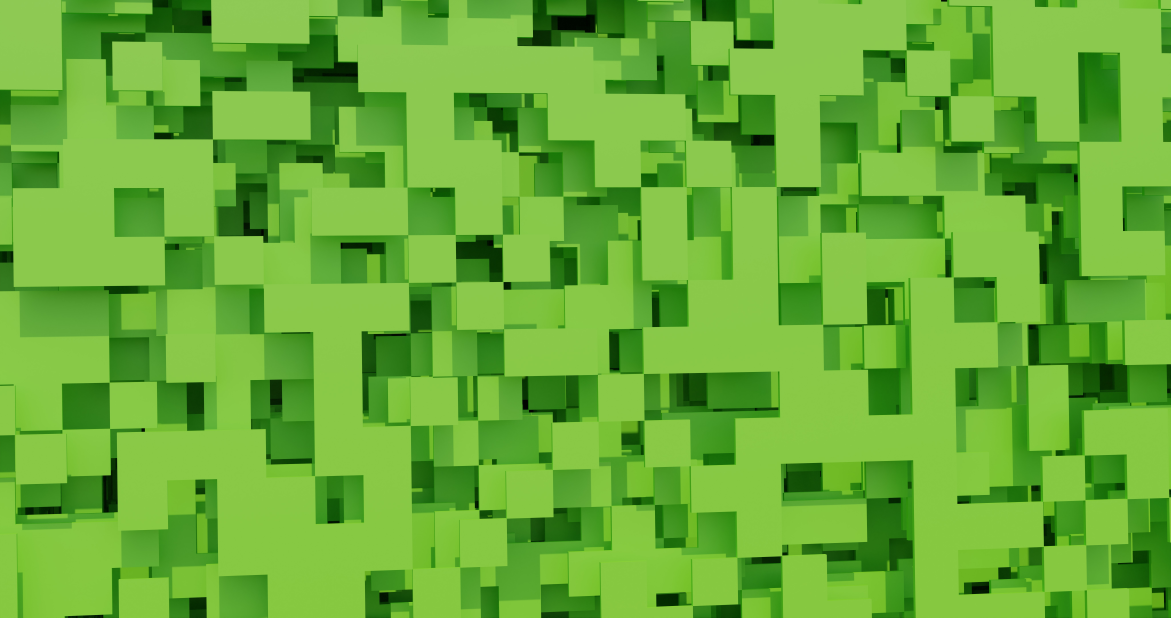
#> input picture 213-Generador de imagenes/fondos/bloquescinco0042.jpg, 8192 x 4320 px (shown at 1/7 size)
$ python '003-crear texto.py'   (older library calls are emulated)
#> lines starting #> are read from the running program, lines starting #| are printed output that depends on the picture
import math
from PIL import Image, ImageDraw, ImageFont
import random
import os

try:
    os.mkdir("imagenes")
except:
    print("la carpeta ya existe")

carpeta = 'fondos/'
archivos = os.listdir(carpeta)
print(archivos)

titulos = [
        'Primera creatividad',
        'Segunda creatividad',
        'Tercera creatividad'
    ]

anchura = 1080
altura = 1080

imagen = Image.new("RGB", (anchura, altura))
#> imagen: PIL image 1080x1080 RGB; every value is 0

fondo = 'fondos/bloquescinco0042.jpg'
imagenfondo = Image.open(fondo)
#> imagenfondo is the input picture: PIL image 8192x4320 RGB; mean R, G, B 104.4, 174.5, 53.9

imagen.paste(imagenfondo, (0,0))
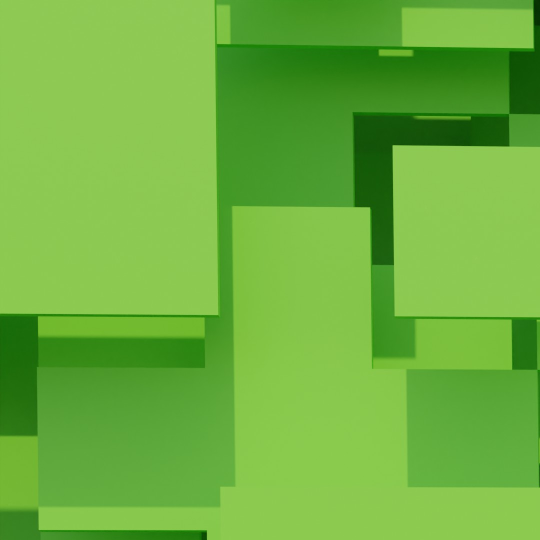
#> imagen: PIL image 1080x1080 RGB (shown at 1/2 size); mean R, G, B 109, 178.2, 61.7
width = 1080
height = 1080
draw = ImageDraw.Draw(imagen)
texto = "Hola"
font_size = 164
font_color = (0, 0, 0)
font_path = "fuentes/Ubuntu-Bold.ttf"
font = ImageFont.truetype(font_path, font_size)
text_width, text_height = draw.textsize(texto, font=font)
#> text_width = 365; text_height = 155
text_x = (width - text_width) // 2
#> text_x = 357
text_y = (height - text_height) // 2
#> text_y = 462
draw.text((text_x, text_y), texto, font=font, fill=font_color)

imagen.show()
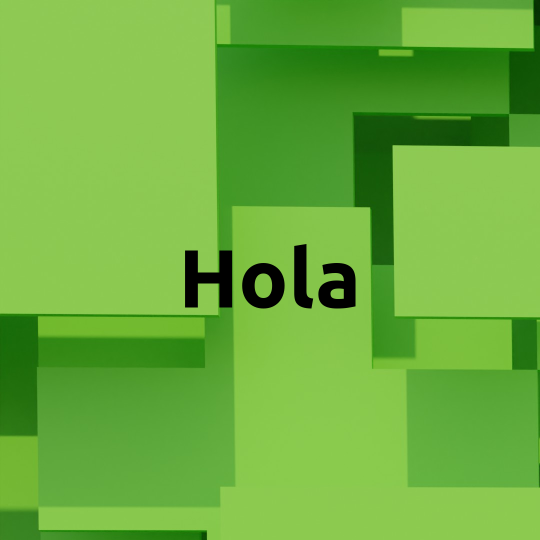
#> shown: PIL image 1080x1080 RGB (shown at 1/2 size); mean R, G, B 106.9, 175, 60.5
